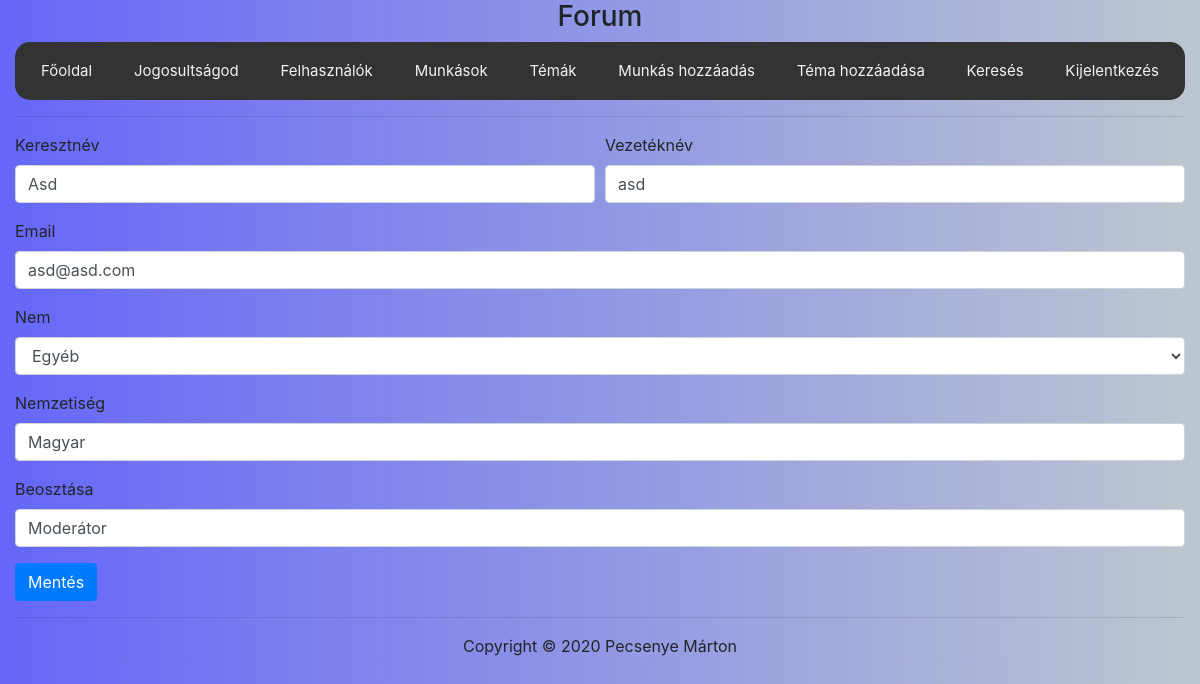
The page /index.php?P=edit_worker&w=1 (signed in) on the database its author committed.
### tables this page shows
CREATE TABLE IF NOT EXISTS `workers` (
  `id` int(11) NOT NULL AUTO_INCREMENT,
  `first_name` varchar(64) NOT NULL,
  `last_name` varchar(64) NOT NULL,
  `email` varchar(250) NOT NULL,
  `gender` tinyint(1) NOT NULL,
  `tipus` varchar(32) NOT NULL,
  `nationality` varchar(250) NOT NULL,
  PRIMARY KEY (`id`),
  UNIQUE KEY `email` (`email`)
);

### protected/database.php (called while the page is built, shortened)
<?php
function getConnection() {
	$connection = new PDO(DB_TYPE.':host='.DB_HOST.';dbname='.DB_NAME.';',DB_USER, DB_PASS);
	$connection->exec("SET NAMES '".DB_CHARSET."'");
	return $connection;
}
function getRecord($queryString, $queryParams = []) {
	$connection = getConnection();
	$statement = $connection->prepare($queryString);
	$success = $statement->execute($queryParams);
	$result = $success ? $statement->fetch(PDO::FETCH_ASSOC) : [];
	return $result;
}
?>

### protected/worker/edit.php (the view, shortened to what this page needs)
<?php if(!isset($_SESSION['permission']) || $_SESSION['permission'] < 1) : ?>
	<h1>Page access is forbidden!</h1>
<?php else :
	if(!array_key_exists('w', $_GET) || empty($_GET['w'])) :
		header('Location: index.php');
else:
	$query = "SELECT id, first_name, last_name, email, gender, tipus, nationality FROM workers WHERE id = :id";
	$params = [':id' => $_GET['w']];
	$worker = getRecord($query, $params);
	if(empty($worker)) :
		header('Location: index.php');
		else : ?>
			<form method="post">
				<div class="form-row">
					<div class="form-group col-md-6">
						<label for="workerFirstName">Keresztnév</label>
						<input type="text" class="form-control" id="workerFirstName" name="first_name" value="<?=$worker['first_name'] ?>">
					</div>
					<div class="form-group col-md-6">
						<label for="workerLastName">Vezetéknév</label>
						<input type="text" class="form-control" id="workerLastName" name="last_name" value="<?=$worker['last_name'] ?>">
					</div>
				</div>
				<div class="form-row">
					<div class="form-group col-md-12">
						<label for="workerEmail">Email</label>
						<input type="email" class="form-control" id="workerEmail" name="email" value="<?=$worker['email'] ?>">
					</div>
				</div>
				<div class="form-row">
					<div class="form-group col-md-12">
						<label for="workerGender">Nem</label>
						<select class="form-control" id="workerGender" name="gender">
							<option value="2" <?=$worker['gender'] == 2 ? 'selected' : '' ?> >Egyéb</option>
						</select>
					</div>
				</div>
				<div class="form-row">
					<div class="form-group col-md-12">
						<label for="workerNationality">Nemzetiség</label>
						<input type="text" class="form-control" id="workerNationality" name="nationality" value="<?=$worker['nationality'] ?>">
					</div>
				</div>
				<div class="form-row">
					<div class="form-group col-md-12">
						<label for="worker">Beosztása</label>
						<input type="text" class="form-control" id="workerBeosztas" name="tipus" value="<?=$worker['tipus'] ?>">
					</div>
				</div>
				<button type="submit" class="btn btn-primary" name="editWorker" onclick="return confirm('Tényleg módosítani akarod?');">Mentés</button>
			</form>
		<?php endif;
	endif;
endif;
?>

### public/style.css (style rules this page uses)
body { background-image: linear-gradient(to left, rgba(143, 162, 177, 0.6), rgba(0, 0, 244, 0.6)); }

### rows shown on the page
workers: first_name "Asd", last_name "asd", email "asd@asd.com", gender "Egyéb", nationality "Magyar", tipus "Moderátor"
